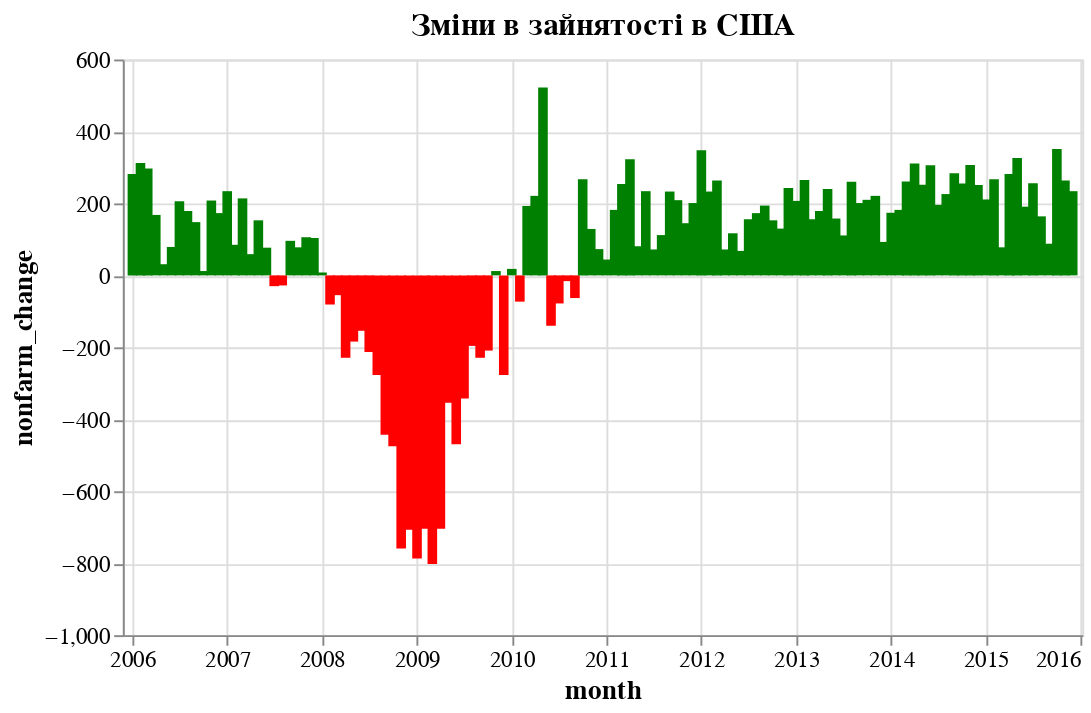

The code cell stored with this chart in its notebook:
### Code cell
histogram = alt.Chart(employment_data).mark_bar().encode(
    x='month:T',  
    y='nonfarm_change:Q',  
    color=alt.condition(alt.datum.nonfarm_change > 0, alt.value('green'), alt.value('red')),  # Колір для від'ємних та додатніх значень
).properties(
    title='Зміни в зайнятості в США',
    width=500  
).configure_axis(
    labelFontSize=12,
    titleFontSize=14
).configure_title(
    fontSize=16
)

histogram
